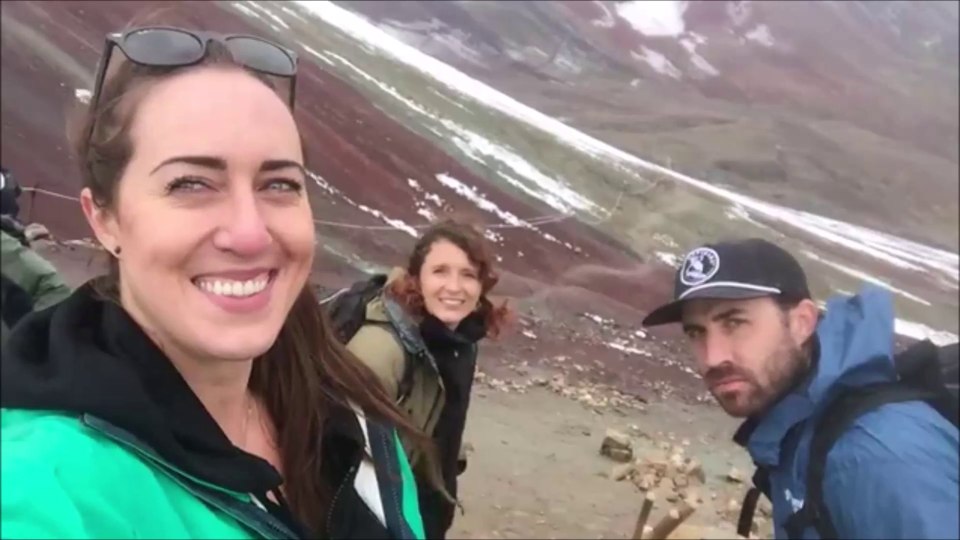
#> input picture frame 5 of OpenCV_2/codes/test_videos/smile.mp4, 1920 x 1080 px (shown at 1/2 size)
$ python smile_detection_from_videos.py
#> lines starting #> are read from the running program, lines starting #| are printed output that depends on the picture
import cv2

vid_path = r'test_videos\smile.mp4'
face_cascade_path = r'haarcascades\haarcascade_frontalface_default.xml'
smile_cascade_path = r'haarcascades\haarcascade_smile.xml'
winName = r'Smile Cascade'

vid = cv2.VideoCapture(vid_path)

while True:
    ret, frame = vid.read()
#> frame is the input picture: shape (1080, 1920, 3); mean B, G, R 123, 125.1, 130.6
    scale_percent = 0.9  # %90
    width = int(frame.shape[1] * scale_percent)
#> width = 1728
    height = int(frame.shape[0] * scale_percent)
#> height = 972
    dim = (width, height)
#> dim = (1728, 972)
    frame = cv2.resize(frame, dim)
#> frame: shape (972, 1728, 3)

    gray = cv2.cvtColor(frame, cv2.COLOR_BGR2GRAY)
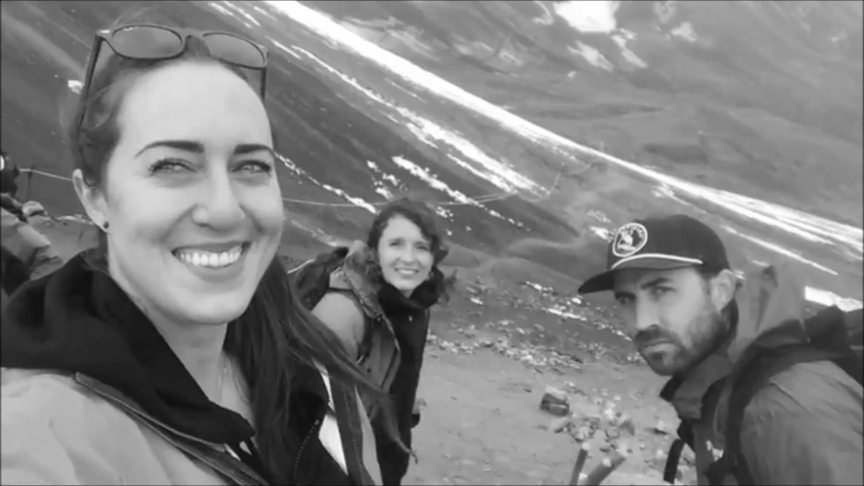
#> gray: shape (972, 1728) (shown at 1/2 size); min 7, max 255, mean 126.4

    face_cascade = cv2.CascadeClassifier(face_cascade_path)
    face = face_cascade.detectMultiScale(gray, scaleFactor=1.5, minNeighbors=5)
#> face = [[748, 446, 122, 122], [213, 176, 410, 410], [91, 80, 615, 615]]

    for (x, y, w, h) in face:
        cv2.rectangle(frame, (x, y), (x+w, y+h), (200, 250, 180), 2)

        roi_frame = frame[y:y+h, x:x+w]
        roi_gray = gray[y:y+h, x:x+w]

        smile_cascade = cv2.CascadeClassifier(smile_cascade_path)
        smile = smile_cascade.detectMultiScale(roi_gray, scaleFactor=1.9, minNeighbors=9)

        for (sx, sy, sw, sh) in smile:
            cv2.rectangle(roi_frame, (sx, sy), (sx+sw, sy+sh), (15, 95, 170), 2)
#> this loop made 3 passes
#> (x, y, w, h, smile) on passes 1 to 3: (748, 446, 122, 122, [[31, 79, 68, 34]]), (213, 176, 410, 410, [[89, 265, 247, 123]]), (91, 80, 615, 615, [[277, 474, 130, 65], [211, 367, 247, 123]])
#> pass 1, `roi_frame = frame[y:y+h, x:x+w]`:
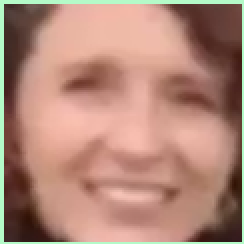
#> roi_frame: shape (122, 122, 3) (shown 2 times larger); mean B, G, R 119.3, 134.7, 177.5
#> pass 1, `roi_gray = gray[y:y+h, x:x+w]`:
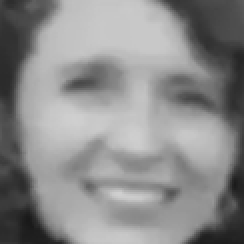
#> roi_gray: shape (122, 122) (shown 2 times larger); min 25, max 207, mean 139.1
#> pass 2, `roi_gray = gray[y:y+h, x:x+w]`:
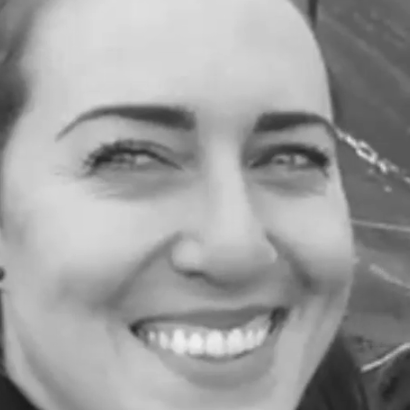
#> roi_gray: shape (410, 410); min 25, max 239, mean 157.4
#> after the loop:
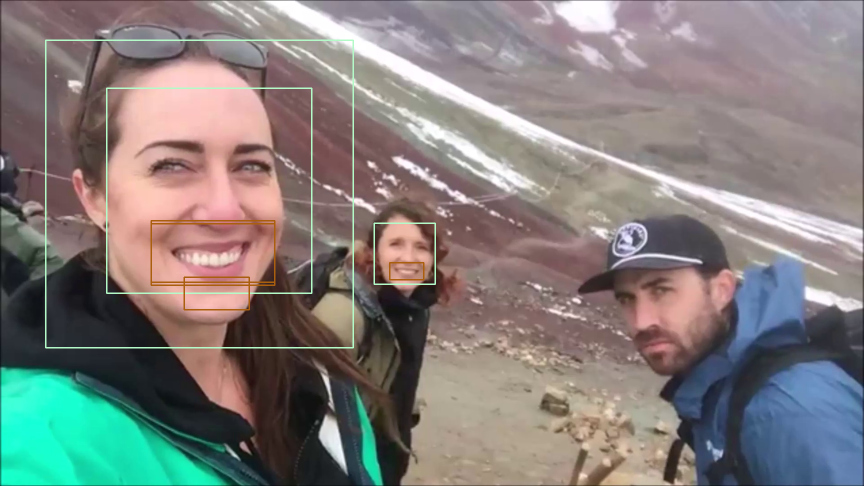
#> frame: shape (972, 1728, 3) (shown at 1/2 size); mean B, G, R 123.3, 126.1, 130.9
#> after the loop:
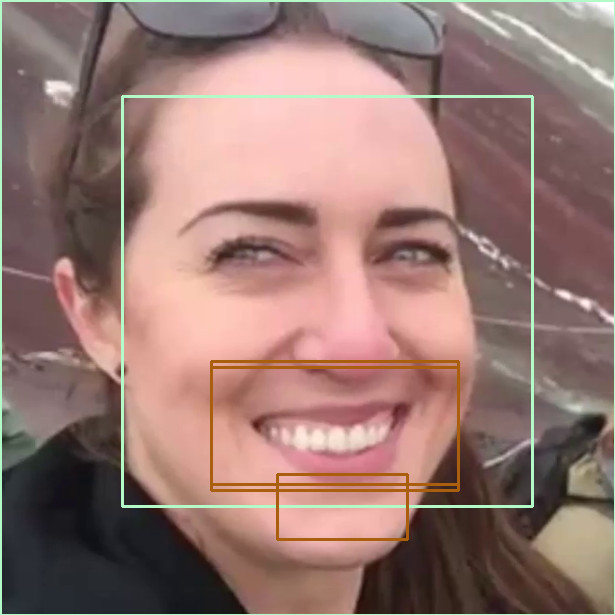
#> roi_frame: shape (615, 615, 3); mean B, G, R 113.9, 120.4, 151.6
#> after the loop:
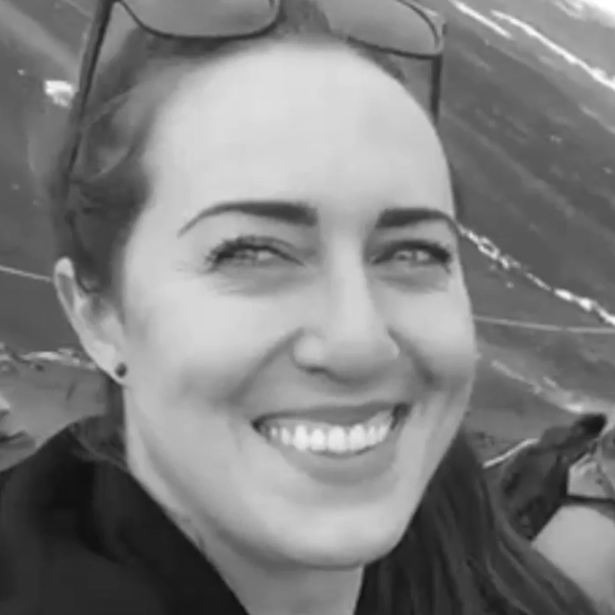
#> roi_gray: shape (615, 615); min 15, max 255, mean 127.1

    cv2.imshow(winName, frame)

    if cv2.waitKey(5) == 27:
#> (key Esc is pressed here)
        break

vid.release()
cv2.destroyAllWindows()

$ run again, starting later in the video
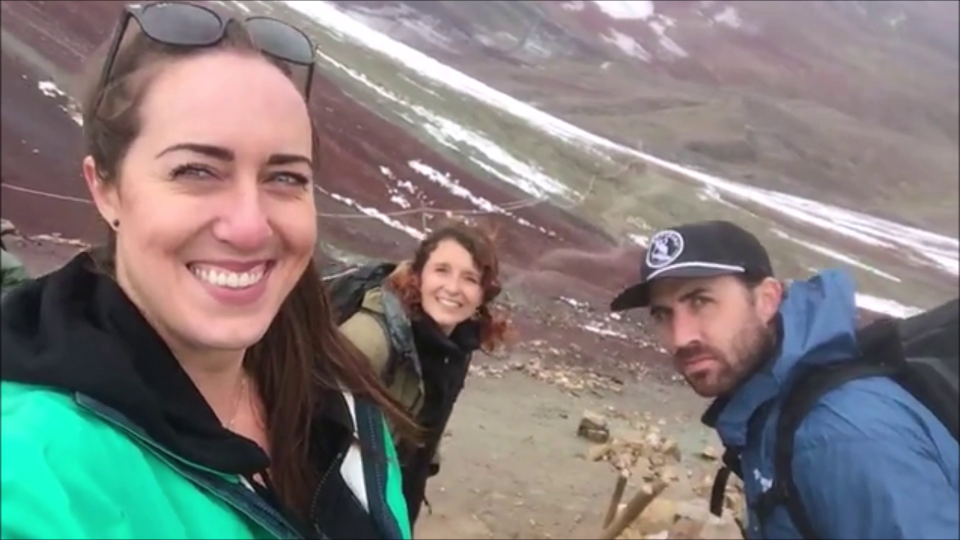
#> input picture frame 24 of OpenCV_2/codes/test_videos/smile.mp4, 1920 x 1080 px (shown at 1/2 size)
#> frame is the input picture: shape (1080, 1920, 3); mean B, G, R 122.4, 124, 128
#> face = [[750, 444, 122, 122], [223, 161, 410, 410]]
#> the loop `for (x, y, w, h) in face:` made 2 passes
#> pass 1, `roi_gray = gray[y:y+h, x:x+w]`:
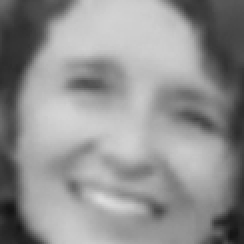
#> roi_gray: shape (122, 122) (shown 2 times larger); min 19, max 221, mean 145.2
#> after the loop `for (x, y, w, h) in face:`:
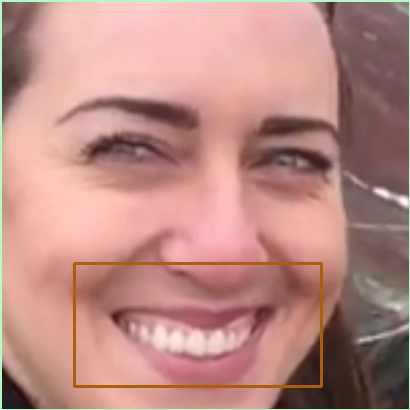
#> roi_frame: shape (410, 410, 3); mean B, G, R 131.4, 138.8, 186.6

$ run again, starting later in the video
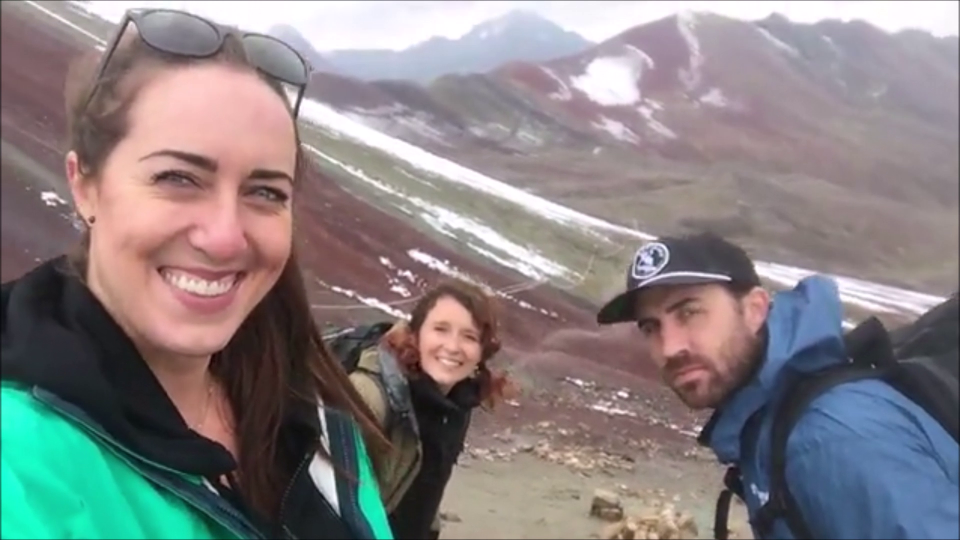
#> input picture frame 44 of OpenCV_2/codes/test_videos/smile.mp4, 1920 x 1080 px (shown at 1/2 size)
#> frame is the input picture: shape (1080, 1920, 3); mean B, G, R 129.9, 128.9, 133.9
#> face = [[750, 550, 122, 122], [179, 177, 410, 410]]
#> the loop `for (x, y, w, h) in face:` made 2 passes
#> pass 1, `roi_gray = gray[y:y+h, x:x+w]`:
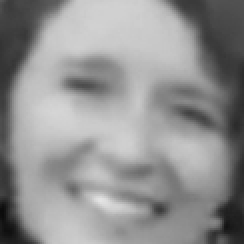
#> roi_gray: shape (122, 122) (shown 2 times larger); min 11, max 228, mean 145.5
#> after the loop `for (x, y, w, h) in face:`:
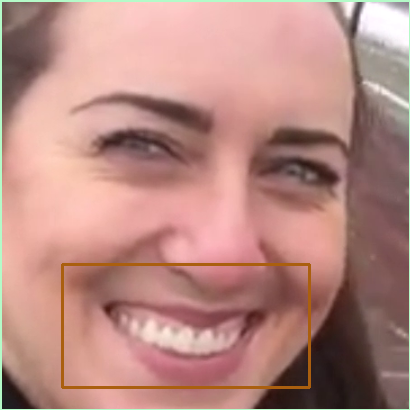
#> roi_frame: shape (410, 410, 3); mean B, G, R 129.9, 137.5, 183.8
